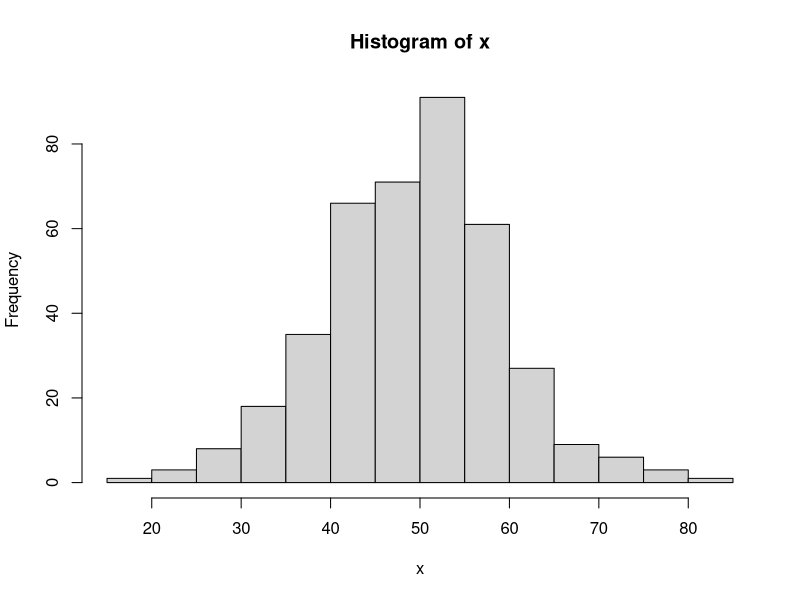

Reproduce this figure in R.
# A sample vector
v <- c(1, 4, 4, 3, 2, 2, 3)

v[c(2, 3, 4)]
v[2:4]
v[c(2, 5, 7, 1)]


# Create a sample data frame
data <- read.table(header=T, text='
                   subject sex size
                         1   M    7
                         2   F    6
                         3   F    9
                         4   M   11')
# Get the element at row 1 , column 3
data[1,3]
data[1, "size"]

# Get rows 1 and 2, and all columns
data[1:2,]
data[c(1,2),]

# get rows 1 and 2, and only columns 2
data[1:2, 2]
data[c(1,2), 2]

# Get rows 1 and 2, and only the columns named "sex" and "size"
data[1:2, c("sex", "size")]
data[c(1, 2), c(2, 3)]


# bool indexing
v > 2
v[v>2]
v[c(F,T,T,T,F,F,T)]

# A boolean vector
data$subject < 3
data[data$subject < 3]
data[c(TRUE, TRUE, FALSE, FALSE),]

# It is also possible to get the numeric indices of the TRUEs
which(data$subject < 3)
data[which(data$subject < 3), ]


# Negative indexing
v
v[-1]
v[-1:-3]
v[-length(v)]  # drop the last element



# Make a random value
# random uniform value
runif(1)

# Get a vector of 4 numbers
runif(4)

# Get a vector of 3 numbers from 0 to 100
runif(3, min=0, max=100)

# Get 3 integer from 0 to 100
# Use max=101 because it will never actually equal 101
floor(runif(300, min=0, max=101))

# This will do the same thing
sample(1:100, 3, replace=TRUE)

# To generate integers WITHOUT replacement & sort:
sort(sample(1:100, 100, replace=FALSE))

# Get normalized distribution
rnorm(5)
# Check mean of value
mean(rnorm(1000))

# Use a different mean and standard deviation
rnorm(4, mean=50, sd=10)

# To check that the distribution looks right, make a histogram of the numbers
x <- rnorm(400, mean=50, sd=10)
hist(x)


# Create a random sequence
set.seed(123)
runif(3)

set.seed(123)
runif(3)
# This set-seed code, must be written every time on create random-value


# Save the seed
oldseed <- .Random.seed
runif(3)

# Restore the seed
.Random.seed <- oldseed
runif(3)
# if you don't used set-seed, it will never exist '.Random.seed' object

# Create a function that restore Random-seed
rand_store <- function(){
  if (exists(".Random.seed", .GlobalEnv))
    oldseed <- .GlobalEnv$.Random.seed
  else
    oldseed <- NULL
  print(runif(3))
  
  if (!is.null(oldseed))
    .GlobalEnv$.Random.seed <- oldseed
  else
    rm(".Random.seed", envir=.GlobalEnv)
}


# handling the decimal
# -2.5 ~ 2.5 slice by 0.5
x <- seq(-2.5, 2.5, by=.5)    

# Round to nearest
round(x)

# Round up
ceiling(x)

# Round down
floor(x)

# drop the decimal
trunc(x)

# Round to one decimal
round(x, digits=1)


# Create the string
# paste()
a <- "apple"
b <- "banana"

# Put a a and b together, with a space in between:
paste(a, b)

# With no space, use sep="", or use paste0():
paste(a, b, sep="")
paste0(a, b)

# With a comma and space:
paste(a, b, sep=", ")


# With a vector
d <- c("fig", "grapefruit", "honeydew")

# If the input is a vector, use collapse to put the elements together:
paste(d, collapse=", ")

# If the input is a scalar and a vector, it puts the scalar with each
# element of the vector, and returns a vector:
paste(a, d)

# Use sep and collapse
paste(a, d, sep="-", collapse=", ")
# sep 은 scalar 요소 뒤에 적용 , collapse는 vector 요소 뒤에 적용


# sprintf()
# %s, %d 등 포맷에 맞는 형식으로 출력
a <- "string"
sprintf("This is where a %s goes.", a)
sprintf("%.5f", pi)


# export the string to formula
"y ~ x1 + x2"
as.formula("y ~ x1 + x2")

measurevar <- "y"
groupvars <- c("x1", "x2", "x3")

as.formula(paste(measurevar, paste(groupvars, collapse=" + "), sep=" ~ "))
